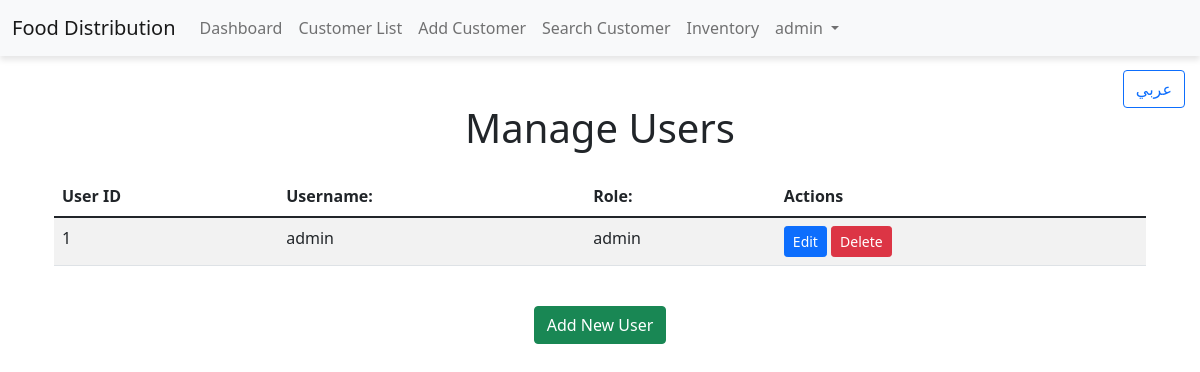
The page /manage_users (signed in) on the database as committed earlier.
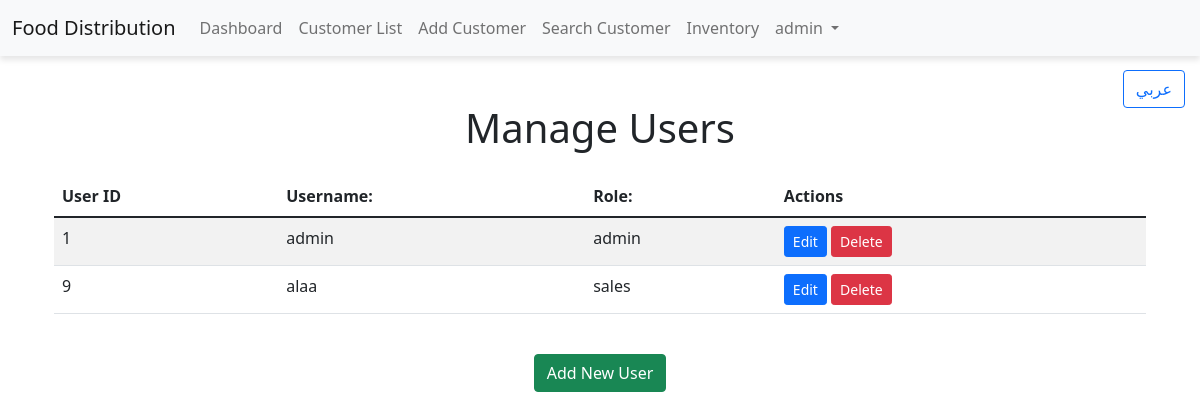
The same page on the database as committed later.
### app/database.py (models this page shows)
class User(db.Model):
    __tablename__ = 'Users'
    UserID = db.Column(db.Integer, primary_key=True)
    Username = db.Column(db.String(100), nullable=False, unique=True)
    Password = db.Column(db.String(255), nullable=False)
    Role = db.Column(db.String(50), nullable=False, default='user')

### app/main.py (the view)
@app.route('/manage_users')
@login_required
@role_required(['admin'])  # Only admin can access
def manage_users():
    users = db.session.execute(text("SELECT * FROM Users")).fetchall()
    return render_template('manage_users.html', users=users)

### app/main.py (called while the page is built)
def login_required(f):
    @wraps(f)
    def decorated_function(*args, **kwargs):
        if 'user_id' not in session:
            return redirect(url_for('login'))
        return f(*args, **kwargs)
    return decorated_function

### app/templates/manage_users.html (shortened to what this page needs)
{% extends "base.html" %}
{% block content %}
<div class="container mt-5">
    <h1 class="text-center mb-4" data-key="ManageUsers">Manage Users</h1>
    <div class="table-responsive">
        <table class="table table-striped">
            <thead>
                <tr>
                    <th data-key="UserID">User ID</th>
                    <th data-key="Username">Username</th>
                    <th data-key="Role">Role</th>
                    <th data-key="Actions">Actions</th>
                </tr>
            </thead>
            <tbody>
                {% if users %}
                    {% for user in users %}
                    <tr>
                        <td>{{ user.UserID }}</td>
                        <td>{{ user.Username }}</td>
                        <td>{{ user.Role }}</td>
                        <td>
                            <a href="{{ url_for('edit_user', user_id=user.UserID) }}" class="btn btn-primary btn-sm" data-key="Edit">Edit</a>
                            <form action="{{ url_for('delete_user', user_id=user.UserID) }}" method="POST" style="display:inline;">
                                <button type="submit" class="btn btn-danger btn-sm" onclick="return confirm('Are you sure you want to delete this user?');" data-key="Delete">Delete</button>
                            </form>
                        </td>
                    </tr>
                    {% endfor %}
                {% else %}
                <tr>
                    <td colspan="4" class="text-center text-muted" data-key="NoUsersFound">No users found.</td>
                </tr>
                {% endif %}
            </tbody>
        </table>
    </div>
    <div class="text-center mt-4">
        <a href="{{ url_for('register') }}" class="btn btn-success" data-key="AddNewUser">Add New User</a>
    </div>
</div>
{% endblock %}

### app/templates/base.html (shortened to what this page needs)
<!DOCTYPE html>
<html lang="en">
<head>
    <link href="https://cdn.jsdelivr.net/npm/bootstrap@5.1.3/dist/css/bootstrap.min.css" rel="stylesheet">
    <link rel="stylesheet" href="https://cdnjs.cloudflare.com/ajax/libs/pikaday/1.8.0/css/pikaday.min.css">
</head>
<body>
    <nav class="navbar navbar-expand-lg navbar-light bg-light navbar-custom">
        <div class="container-fluid">
            <a class="navbar-brand" href="/" data-key="AppName">Food Distribution</a>
            <div class="collapse navbar-collapse" id="navbarNav">
                <ul class="navbar-nav">
                    {% if session.role in ['admin', 'sales'] %}
                    <li class="nav-item">
                        <a class="nav-link {% if request.path == '/admin_dashboard' or request.path == '/sales_rep_dashboard' %}active{% endif %}"
                            href="/dashboard" data-key="Dashboard">Dashboard</a>
                    </li>
                    {% endif %}
                    {% if session.role in ['admin', 'manager', 'sales'] %}
                    <li class="nav-item">
                        <a class="nav-link" href="/customers" data-key="CustomerList">Customer List</a>
                    </li>
                    {% endif %}
                    {% if session.role in ['admin', 'manager', 'sales'] %}
                    <li class="nav-item">
                        <a class="nav-link" href="/add_customer" data-key="AddCustomer">Add Customer</a>
                    </li>
                    {% endif %}
                    {% if session.role in ['admin', 'manager', 'sales'] %}
                    <li class="nav-item">
                        <a class="nav-link" href="/search_customer" data-key="SearchCustomer">Search Customer</a>
                    </li>
                    {% endif %}
                    {% if session.role in ['admin', 'manager', 'inventory'] %}
                    <li class="nav-item">
                        <a class="nav-link" href="/inventory" data-key="Inventory">Inventory</a>
                    </li>
                    {% endif %}
                    <li class="nav-item dropdown">
                        <a class="nav-link dropdown-toggle" href="#" id="navbarDropdown" role="button"
                            data-bs-toggle="dropdown" aria-expanded="false">
                            {% if session.get('username') and session.get('username') != 'None' %}
                            {{ session.get('username') }}
                            {% else %}
                            Account
                            {% endif %} </a>
                    </li>
                </ul>
            </div>
        </div>
    </nav>
    <div id="toggle-lang-container">
        <button class="btn btn-outline-primary" id="toggle-lang">
        </button>
    </div>
    <div class="container mt-5">
        {% block content %}{% endblock %}
    </div>
</body>
</html>

### app/templates/base.html (style rules this page uses)
#toggle-lang-container { position: absolute; top: 70px; right: 15px; display: flex; gap: 10px; z-index: 1050; }
.navbar { z-index: 1070; position: relative; }
.navbar-custom { background-color: #f8f9fa; box-shadow: 0px 4px 6px rgba(0, 0, 0, 0.1); }

Rows that differ between the two databases and show on the page:
added User: UserID "9", Username "alaa", Role "sales"
